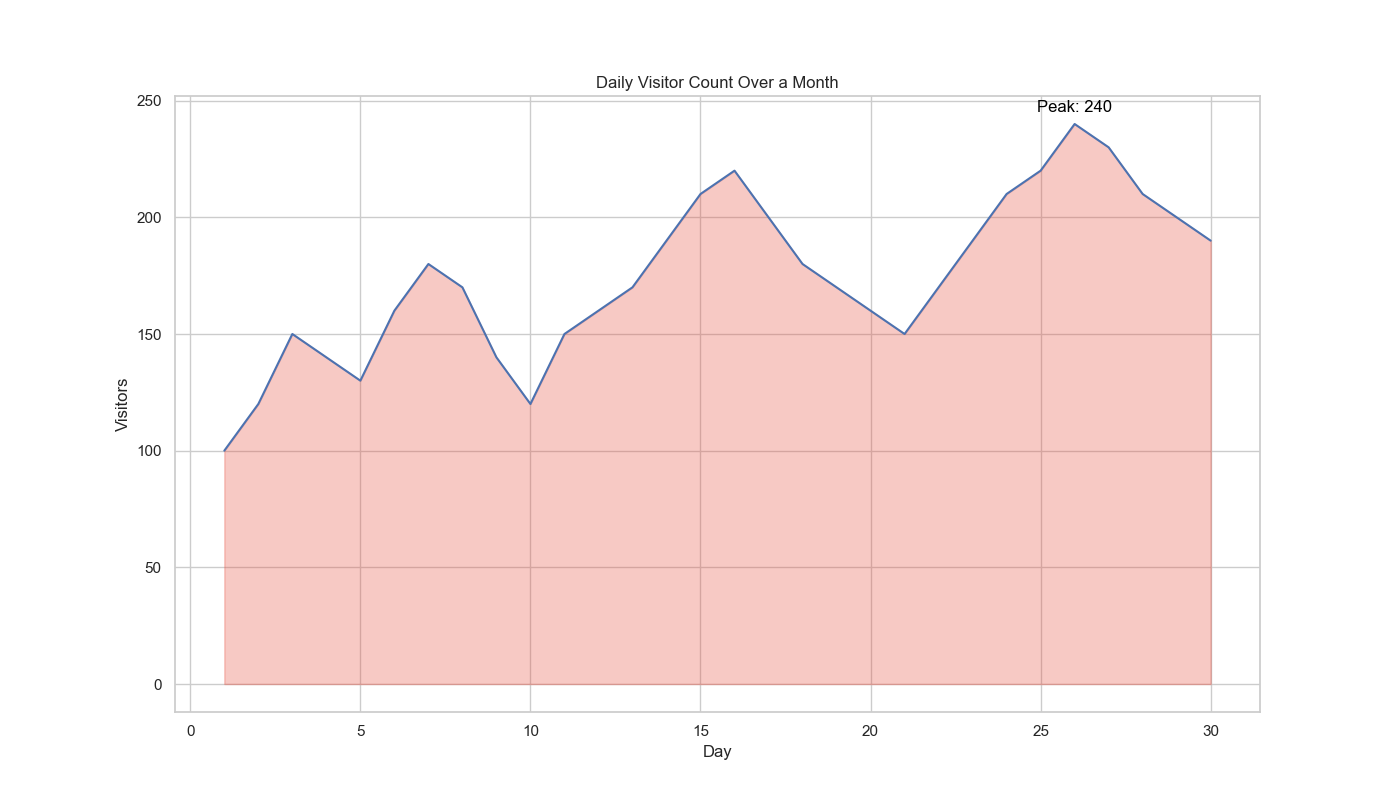

This chart was generated by the following Python code:

import seaborn as sns
import pandas as pd
import matplotlib.pyplot as plt

data = {
    'Day': [1, 2, 3, 4, 5, 6, 7, 8, 9, 10,
            11, 12, 13, 14, 15, 16, 17, 18, 19, 20,
            21, 22, 23, 24, 25, 26, 27, 28, 29, 30],
    'Visitors': [100, 120, 150, 140, 130, 160, 180, 170, 140, 120,
                 150, 160, 170, 190, 210, 220, 200, 180, 170, 160,
                 150, 170, 190, 210, 220, 240, 230, 210, 200, 190]
}
df = pd.DataFrame(data)

palette = sns.color_palette(["#e74c3c"])

plt.figure(figsize=(14, 8))

sns.lineplot(data=df, x='Day', y='Visitors', palette=palette)
plt.fill_between(data['Day'], data['Visitors'], color="#e74c3c", alpha=0.3)

max_visitors_day = df['Visitors'].idxmax() + 1
max_visitors = df['Visitors'].max()
plt.text(max_visitors_day, max_visitors + 5, f'Peak: {max_visitors}', horizontalalignment='center', color='black')

plt.title('Daily Visitor Count Over a Month')

plt.show()
